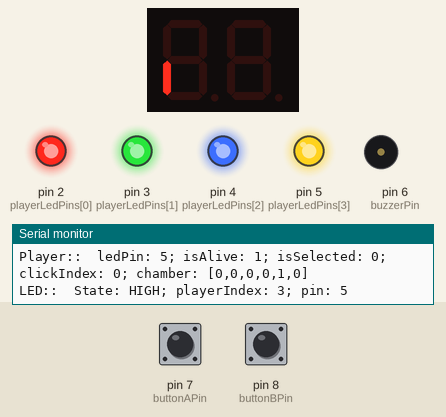
Simulated run of this sketch. Board: Arduino Uno, built with avr-gcc and run on an emulated ATmega328P. Parts: 2-digit seven-segment display, output pins drawn as LEDs (lit = HIGH), buzzer (waves = sounding), the last lines printed to the serial monitor. Wiring (from diagram.json): 2-digit 7-segment display, segments lit when LOW: SPI. Dashed ring = blinking. The inputs (shaded band) are chosen by the test bench; at power-on: pin 7 (buttonAPin) HIGH, pin 8 (buttonBPin) HIGH. Random numbers use the default seed unless the sketch sets one; the segment pins are drawn as the display they are named for.

Above: at 1.7 s.
1.8 s: pin 7 (buttonAPin) pulled LOW for 0.15 s
At 2.1 s:
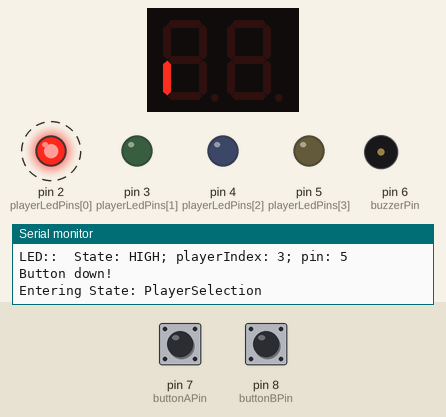
2.5 s: pin 7 (buttonAPin) pulled LOW for 1 s
At 3.79 s:
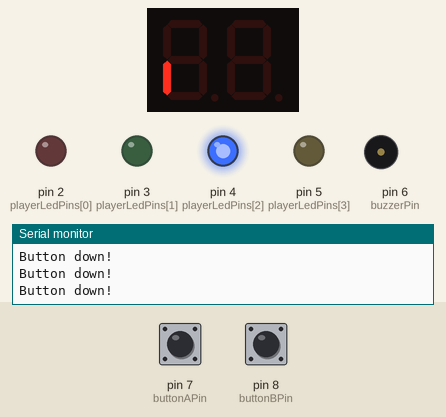
4.1 s: pin 7 (buttonAPin) pulled LOW for 0.15 s
At 4.2 s:
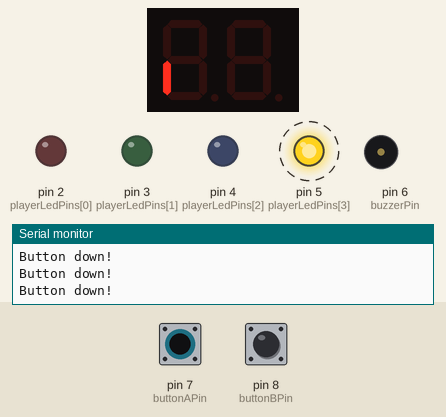
4.8 s: pin 8 (buttonBPin) pulled LOW for 0.15 s
At 5.3 s:
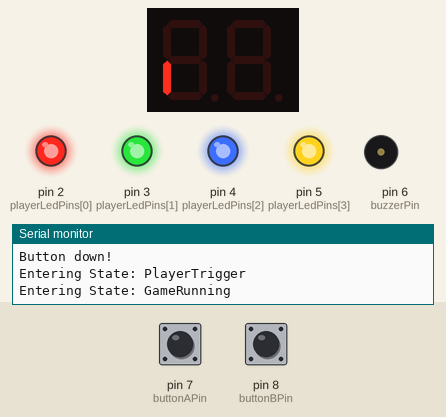
6.4 s: pin 7 (buttonAPin) pulled LOW for 3.2 s
At 7.69 s:
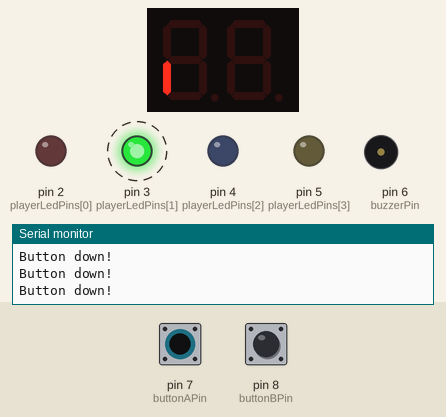
10.2 s: pin 8 (buttonBPin) pulled LOW for 1 s
At 10.6 s:
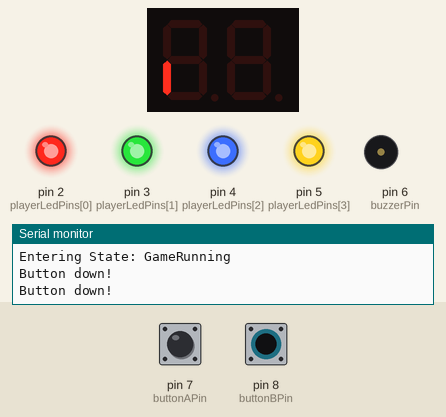
Timing chart, 0 to 13.2 s (numbered marks = the images above; inputs shaded):
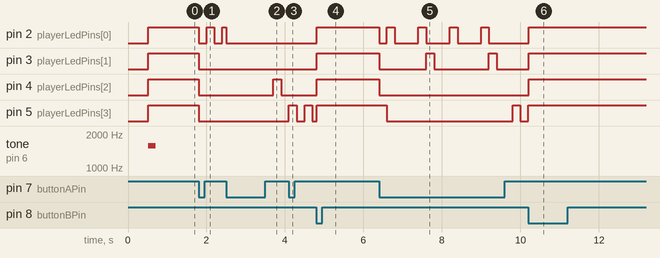

Measured:
- after the input at 1.8 s, pin 2 (playerLedPins[0]): alternates HIGH for 0.20 s and LOW for 0.20 s, starting at once; pin 3 (playerLedPins[1]), pin 4 (playerLedPins[2]), pin 5 (playerLedPins[3]): HIGH → LOW at once
- after the input at 2.5 s, pin 4 (playerLedPins[2]): LOW → HIGH after 1.2 s, → LOW 0.20 s later
- after the input at 4.1 s, pin 5 (playerLedPins[3]): alternates HIGH for 0.20 s and LOW for 0.20 s, starting at once
- after the input at 4.8 s, pin 2 (playerLedPins[0]), pin 3 (playerLedPins[1]), pin 4 (playerLedPins[2]): LOW → HIGH at once
- after the input at 6.4 s, pin 2 (playerLedPins[0]): HIGH → LOW at once, then repeats every 0.80 s: HIGH 0.20 s, LOW 0.60 s; pin 3 (playerLedPins[1]): alternates HIGH for 0.20 s and LOW for 1.3 s, starting at once
- after the input at 10.2 s, pin 2 (playerLedPins[0]), pin 3 (playerLedPins[1]), pin 4 (playerLedPins[2]): LOW → HIGH at once

The sketch:

sketch.ino
```cpp
#include "pitches.h"


// START ====== DATA TYPES ====================

struct Player {
public:
  bool isAlive;
  int* chamber;
  int clickIndex;
  int ledPin;
  bool isSelected;

  // Default constructor
  Player() : isAlive(false), chamber(nullptr), clickIndex(-1), ledPin(-1), isSelected(false) {
      // Optionally, you can initialize chamber to null or skip allocation here
  }

  // custom constructor that randomizes chamber.
  Player(int ledPinIn){

    isAlive = true;
    clickIndex = 0;
    ledPin = ledPinIn;
    isSelected = false;

    chamber = new int[6];

    for (int i = 0; i < 6; i++) {
      chamber[i] = 0;
    }
    chamber[random(0,6)] = 1;
  }

  bool triggerGun() {
    if (chamber[clickIndex] == 1) {
      isAlive = false;
      return true;
    } else {
      clickIndex++;
      return false;
    }
  }

  // Pretty prints the player's info and full chamber status
  void printInfo() {
    Serial.print("Player:: ");
    Serial.print(" ledPin: ");
    Serial.print(ledPin);
    Serial.print("; isAlive: ");
    Serial.print(isAlive);
    Serial.print("; isSelected: ");
    Serial.print(isSelected);
    Serial.print("; clickIndex: ");
    Serial.print(clickIndex);
    Serial.print("; chamber: [");

    for (int i = 0; i < 6; i++) {
      Serial.print(chamber[i]);
      Serial.print(i != 5 ? "," : "");
    }

    Serial.println("]");
  }

  // Copy assignment operator
  Player& operator=(const Player& other) {

    // Skip copy if the source is this same instance
    if (this == &other) {
      return *this;
    }

    // Skip copying if the source is invalid (default constructed)
    if (other.clickIndex == -1) {
        Serial.println("Skipping assignment from default-constructed Player.");
        return *this;
    }

    // Free existing memory if already allocated
    if (chamber != nullptr) {
        delete[] chamber;
    }

    // Deep copy the values
    isAlive = other.isAlive;
    ledPin = other.ledPin;
    clickIndex = other.clickIndex;
    isSelected = other.isSelected;

    chamber = new int[6];
    for (int i = 0; i < 6; i++) {
        chamber[i] = other.chamber[i];
    }
    return *this;
  }

  // Destructor to clean up dynamically allocated memory
  ~Player() {
      if (chamber != nullptr) {
          delete[] chamber;
      }
  }
};

// Struct to map LEDs with their state and the player they represent.
struct PlayerLed {
  static const int blinkInterval = 200;

  int state;
  int pin;
  int playerIndex;
  unsigned long prevBlinkMillis;

  // Default constructor
  PlayerLed() : state(-1), pin(-1), playerIndex(-1), prevBlinkMillis(0) { }

  // Custom constructor
  PlayerLed(int pinIn, int playerIndexIn) {
    state = HIGH;
    pin = pinIn;
    playerIndex = playerIndexIn;
    prevBlinkMillis = 0;
  }

  void turnOnIfAlive(const Player* players) {
    if (players[playerIndex].isAlive) {
      digitalWrite(pin, HIGH);
    } else {
      digitalWrite(pin, LOW);
    }
  }

  void turnOnIfSelected(const Player* players) {
    if (players[playerIndex].isSelected) {
      digitalWrite(pin, HIGH);
    } else {
      digitalWrite(pin, LOW);
    }
  }

  void flashIfAlive(const Player* players) {
    // Uses same value for the duration of off and on state.
    if (players[playerIndex].isAlive) {
      const unsigned long currentMillis = millis();
      if (state == LOW) {
          // if the Led is off, we must wait for the interval to expire before turning it on
        if (currentMillis - prevBlinkMillis >= blinkInterval) {
          // time is up, so change the state to HIGH
          state = HIGH;
          digitalWrite(pin, state);
          // and save the time when we made the change
          prevBlinkMillis = currentMillis;
        }
      } else {  // i.e. if onBoardLedState is HIGH
        // if the Led is on, we must wait for the duration to expire before turning it off
        if (currentMillis - prevBlinkMillis >= blinkInterval) {
          // time is up, so change the state to LOW
          state = LOW;
          digitalWrite(pin, state);
          // and save the time when we made the change
          prevBlinkMillis = currentMillis;
        }
      }
    } else {
      digitalWrite(pin, LOW);
    }
  }

  void flashIfSelected(const Player* players) {
    // Uses same value for the duration of off and on state.
    if (players[playerIndex].isSelected) {
      const unsigned long currentMillis = millis();
      if (state == LOW) {
          // if the Led is off, we must wait for the interval to expire before turning it on
        if (currentMillis - prevBlinkMillis >= blinkInterval) {
          // time is up, so change the state to HIGH
          state = HIGH;
          digitalWrite(pin, state);
          // and save the time when we made the change
          prevBlinkMillis = currentMillis;
        }
      } else {  // i.e. if onBoardLedState is HIGH
        // if the Led is on, we must wait for the duration to expire before turning it off
        if (currentMillis - prevBlinkMillis >= blinkInterval) {
          // time is up, so change the state to LOW
          state = LOW;
          digitalWrite(pin, state);
          // and save the time when we made the change
          prevBlinkMillis = currentMillis;
        }
      }
    } else {
      digitalWrite(pin, LOW);
    }
  }

  void printInfo() {
    Serial.print("LED:: ");
    Serial.print(" State: ");
    Serial.print(state == HIGH ? "HIGH" : "LOW");
    Serial.print("; playerIndex: ");
    Serial.print(playerIndex);
    Serial.print("; pin: ");
    Serial.println(pin);
  }

  // I don't believe this is needed given that this struct only has primitive values...
  // however, I'm scared of cpp now and have trust issues.
  PlayerLed& operator=(const PlayerLed& other) {
    if (other.state == -1) {
      Serial.println("Skipping assignment from default-constructed PlayerLed.");
      return *this;
    }
    state = other.state;
    pin = other.pin;
    playerIndex = other.playerIndex;
    prevBlinkMillis = other.prevBlinkMillis;

    return *this;
  }
};

struct Button {
  int pin;
  unsigned long previousPressMillis;
  unsigned int debounceInterval;
  bool wasPressed;

  void readButton() {
    wasPressed = false; // This makes sure that a press is only true in the loop that it happened.
    if (millis() - previousPressMillis >= debounceInterval) {
      if (digitalRead(pin) == LOW) {
        wasPressed = true;
        Serial.println("Button down!");
        previousPressMillis = millis();
      }
    }
  }
};

struct Buzzer {
  int pin;
  unsigned long previousToneMillis;

  void makeNoise() {
    tone(pin, NOTE_G6, 200);
  }

  // TODO: Implement this method so we can play a full melody.
  // void playMelody() {}
};


// END  ======  DATA TYPES ====================


// START ====== GLOBAL STUFF ====================

#define PLAYER_COUNT 4
Player* players = new Player[PLAYER_COUNT];

// LEDs
const int playerLedPins[] = {2,3,4,5}; // Need to add more pins if more players wanted.
PlayerLed* playerLeds = new PlayerLed[PLAYER_COUNT];
static constexpr int ledBlinkDuration = 300;
const int ledIntervalDuration = 500;

// Buzzer
static constexpr int buzzerPin = 6;
struct Buzzer buzzer = {buzzerPin, 0};

//  Button
static constexpr int buttonAPin = 7;
static constexpr int buttonBPin = 8;
static constexpr int buttonInterval = 200; // number of millisecs between button readings

struct Button buttonA = {buttonAPin, 0, buttonInterval, false};
struct Button buttonB = {buttonBPin, 0, buttonInterval, false};

// Potentiometer
static constexpr int knobPin = A0;


// Time
unsigned long currentMillis = 0;    // stores the value of millis() in each iteration of loop()

// END ====== GLOBAL STUFF ====================


// Player state vars
const int playerCount = 4; // Total players playing
int activePlayerCount = 4; // Players that are alive
byte activePlayers = 0b1111; // Byte with lower 4 bits representing which players are still alive
int playerChambers[playerCount][6]; // Represent each player's chamber
int playerChambersIndexes[playerCount] = {};

// Potentiometer
int previousKnobRead = 0;
boolean knobReadSet = false;
int knobSensitivity = 50;

// Selection input type
enum SelectionMode: int {
  Knob,
  Button
};

SelectionMode currentSelectionMode = Button; // Change this depending on secondary input type

// GameState
enum class GameState: int {
  GameRunning,
  PlayerSelection,
  PlayerTrigger,
  GameOverWinner
};

GameState currentGameState = GameState::GameRunning;

// Specific game state aux variables and functions
int currentSelectedPlayer = -1; // State for player selection, do not use directly

int getCurrentSelectedPlayer() {
  return currentSelectedPlayer;
}

void setup() {
  Serial.begin(9600);
  randomSeed(analogRead(A5)); // seed our RNG with an open analogue pin for better randomness.

  // Pin setups
  Serial.println("Setting up game for 4 players");
  // Set up player LED pins
  for (int i = 0; i < playerCount; i++) {
    pinMode(playerLedPins[i], OUTPUT);
  }
  pinMode(buzzerPin, OUTPUT);
  pinMode(buttonAPin, INPUT_PULLUP);
  pinMode(buttonBPin, INPUT_PULLUP);
  pinMode(knobPin, INPUT);

  // initialize our data structures.
  // - Create the players and playerLeds
  for (int i = 0; i < PLAYER_COUNT; i++) {
    players[i] = Player(playerLedPins[i]);
    playerLeds[i] = PlayerLed(playerLedPins[i], i);
    players[i].printInfo();
    playerLeds[i].printInfo();
  }

  // Game start sound!
  buzzer.makeNoise();
}

void loop() {

  // Read inputs
  buttonA.readButton();
  buttonB.readButton();

  switch (currentGameState) {
    case GameState::GameRunning: {
        // If we've reached the end of the game when only one player is alive, go to GameOverWinner state.
        if (checkGameEndConditionMet()) {
          currentGameState = GameState::GameOverWinner;
          Serial.println("Entering State: GameOverWinner");
        }

        // If button A is pressed, move to player selection.
        if (buttonA.wasPressed) {
          currentGameState = GameState::PlayerSelection;
          Serial.println("Entering State: PlayerSelection");
        }

        // Update output leds.
        for (int i = 0; i < PLAYER_COUNT; i++) {
          playerLeds[i].turnOnIfAlive(players);
        }
    }
    break;
    case GameState::PlayerSelection: {
        // If currentSelectedPlayer has invalid value, select a random live player.
        if (getCurrentSelectedPlayer() == -1 || !players[getCurrentSelectedPlayer()].isAlive) {
          selectRandomLivePlayer();
        }

        // If button A is pressed, select the next live player.
        if (buttonA.wasPressed) {
          // Select next live player.
          for (int i = 1; i < PLAYER_COUNT; i++) {
            const int nextPlayerIndex = (getCurrentSelectedPlayer() + i) % 4;
            if (players[nextPlayerIndex].isAlive) {
              selectPlayer(nextPlayerIndex);
              break;
            }
          }
        }

        if (buttonB.wasPressed) {
          currentGameState = GameState::PlayerTrigger;
          Serial.println("Entering State: PlayerTrigger");
        }

        // Make selected LED blink when we're in this state.
        // Update output leds.
        for (int i = 0; i < PLAYER_COUNT; i++) {
          playerLeds[i].flashIfSelected(players);
        }
    }
    break;
    case GameState::PlayerTrigger: {
        // Perform gun trigger on selected player.
        const bool didPlayerDie = players[getCurrentSelectedPlayer()].triggerGun();

        // TODO: Change game state to new states for PlayerSurvived or PlayerDied to perform animations and sounds.

        // For the moment, send game state back to GameRunning
        currentGameState = GameState::GameRunning;
        Serial.println("Entering State: GameRunning");
    }
    break;
    case GameState::GameOverWinner: {

        // TODO: Add winning music!
        buzzer.makeNoise();

        // Flash the winning player's LED.
        for (int i = 0; i < PLAYER_COUNT; i++) {
          playerLeds[i].flashIfAlive(players);
        }
    }
    break;
    default: {
        Serial.println("State is defaulting switch block");
    }
    break;
  }
}

// Must call this function for player selection.
void selectPlayer(int playerIndex) {
  currentSelectedPlayer = playerIndex; // Keep aux variable in sync.

  for (int i = 0; i < PLAYER_COUNT; i++) {
    if (i == playerIndex) {
      players[i].isSelected = true;
    } else {
      players[i].isSelected = false;
    }
  }
}

void selectRandomLivePlayer() {
  // Function not player count safe.
  int livePlayerCount = 0;
  int livePlayerIndices[] = {-1,-1,-1,-1};

  for (int i = 0; i < PLAYER_COUNT; i++) {
    if (players[i].isAlive) {
      livePlayerCount++;
      livePlayerIndices[livePlayerCount - 1] = i;
    }
  }

  if (livePlayerCount == 0) {
    return;
  }

  if (livePlayerCount == 1) {
    selectPlayer(livePlayerIndices[0]);
    return;
  }

  int chosenRandomLivePlayer = random(0,livePlayerCount);
  selectPlayer(livePlayerIndices[chosenRandomLivePlayer]);
  return;
}

bool checkGameEndConditionMet() {
  int livePlayerCount = 0;
  for (int i = 0; i < PLAYER_COUNT; i++) {
    if (players[i].isAlive) {
      livePlayerCount++;
    }
  }

  return livePlayerCount == 1;
}
```

pitches.h
```cpp
/**************************************************
   This file defines constants with the frequency
   of different musical notes.
 *************************************************/

#define NOTE_B0  31
#define NOTE_C1  33
#define NOTE_CS1 35
#define NOTE_D1  37
#define NOTE_DS1 39
#define NOTE_E1  41
#define NOTE_F1  44
#define NOTE_FS1 46
#define NOTE_G1  49
#define NOTE_GS1 52
#define NOTE_A1  55
#define NOTE_AS1 58
#define NOTE_B1  62
#define NOTE_C2  65
#define NOTE_CS2 69
#define NOTE_D2  73
#define NOTE_DS2 78
#define NOTE_E2  82
#define NOTE_F2  87
#define NOTE_FS2 93
#define NOTE_G2  98
#define NOTE_GS2 104
#define NOTE_A2  110
#define NOTE_AS2 117
#define NOTE_B2  123
#define NOTE_C3  131
#define NOTE_CS3 139
#define NOTE_D3  147
#define NOTE_DS3 156
#define NOTE_E3  165
#define NOTE_F3  175
#define NOTE_FS3 185
#define NOTE_G3  196
#define NOTE_GS3 208
#define NOTE_A3  220
#define NOTE_AS3 233
#define NOTE_B3  247
#define NOTE_C4  262
#define NOTE_CS4 277
#define NOTE_D4  294
#define NOTE_DS4 311
#define NOTE_E4  330
#define NOTE_F4  349
#define NOTE_FS4 370
#define NOTE_G4  392
#define NOTE_GS4 415
#define NOTE_A4  440
#define NOTE_AS4 466
#define NOTE_B4  494
#define NOTE_C5  523
#define NOTE_CS5 554
#define NOTE_D5  587
#define NOTE_DS5 622
#define NOTE_E5  659
#define NOTE_F5  698
#define NOTE_FS5 740
#define NOTE_G5  784
#define NOTE_GS5 831
#define NOTE_A5  880
#define NOTE_AS5 932
#define NOTE_B5  988
#define NOTE_C6  1047
#define NOTE_CS6 1109
#define NOTE_D6  1175
#define NOTE_DS6 1245
#define NOTE_E6  1319
#define NOTE_F6  1397
#define NOTE_FS6 1480
#define NOTE_G6  1568
#define NOTE_GS6 1661
#define NOTE_A6  1760
#define NOTE_AS6 1865
#define NOTE_B6  1976
#define NOTE_C7  2093
#define NOTE_CS7 2217
#define NOTE_D7  2349
#define NOTE_DS7 2489
#define NOTE_E7  2637
#define NOTE_F7  2794
#define NOTE_FS7 2960
#define NOTE_G7  3136
#define NOTE_GS7 3322
#define NOTE_A7  3520
#define NOTE_AS7 3729
#define NOTE_B7  3951
#define NOTE_C8  4186
#define NOTE_CS8 4435
#define NOTE_D8  4699
#define NOTE_DS8 4978
```
